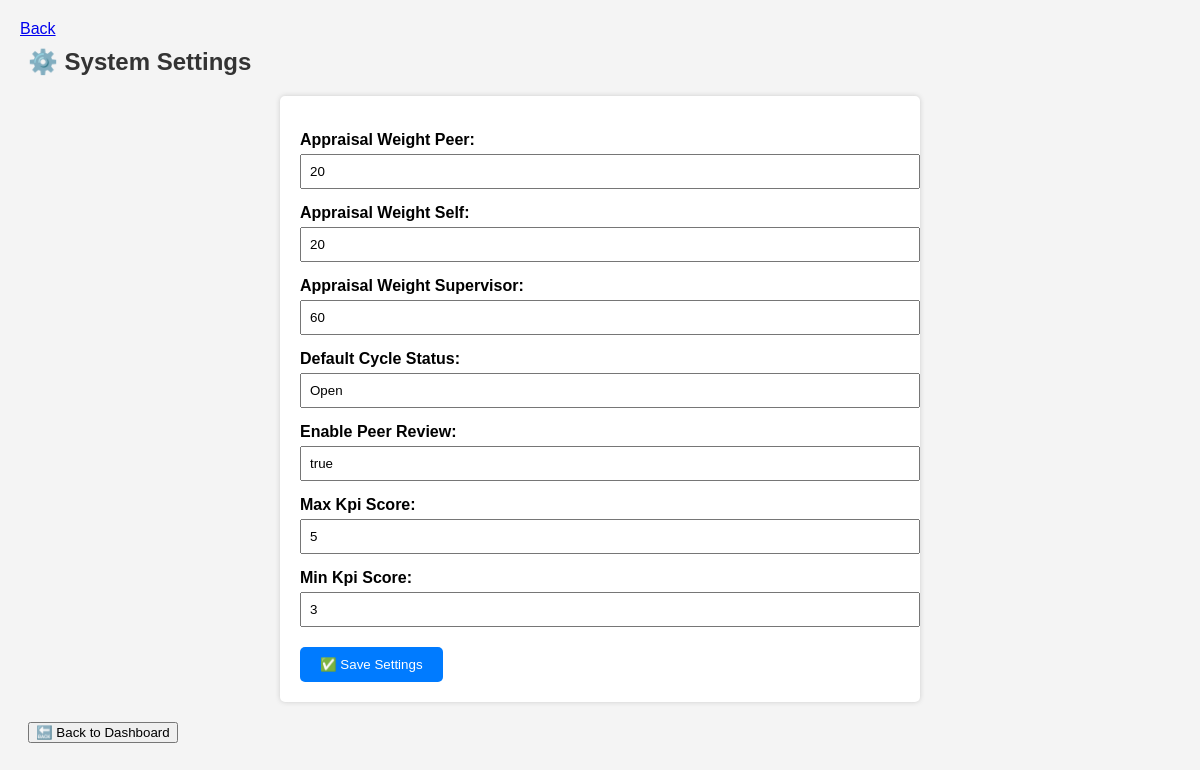
Screenshot of /system_settings.php (signed in) with the database file from the repository.
### tables this page shows
CREATE TABLE `settings` (
  `setting_id` int(11) NOT NULL,
  `setting_key` varchar(100) DEFAULT NULL,
  `setting_value` varchar(255) DEFAULT NULL
);

### system_settings.php (the view, shortened to what this page needs)
<?php
include 'db_connect.php';
$settings = $conn->query("SELECT * FROM settings ORDER BY setting_key ASC");
?>
<!DOCTYPE html>
<html>
<head>
</head>
<body>
<h2>⚙️ System Settings</h2>
<form method="POST" action="system_settings.php">
    <?php while ($row = $settings->fetch_assoc()): ?>
        <label for="<?= $row['setting_key'] ?>">
            <?= ucwords(str_replace('_', ' ', $row['setting_key'])) ?>:
        </label>
        <input type="text" name="<?= $row['setting_key'] ?>" value="<?= htmlspecialchars($row['setting_value']) ?>">
    <?php endwhile; ?>
    <input type="submit" value="✅ Save Settings">
</form>
<a href="dashboard.php"><button style="margin-top:20px;">🔙 Back to Dashboard</button></a>
<div class="back-button">
  <a href="dashboard.php" onclick="return confirm('Return to dashboard?')" class="btn btn-outline-secondary">
    <i class="bi bi-arrow-left-circle"></i> Back
  </a>
</div>
</body>
</html>

### system_settings.php (style rules this page uses)
body { font-family: Arial, sans-serif; padding: 20px; background-color: #f4f4f4; }
h2 { color: #333; }
form { background-color: #fff; padding: 20px; border-radius: 5px; box-shadow: 0 0 5px #ccc; max-width: 600px; margin: auto; }
label { display: block; margin-top: 15px; font-weight: bold; }
input[type="text"], input[type="number"] { width: 100%; padding: 8px; margin-top: 5px; }
input[type="submit"] { margin-top: 20px; padding: 10px 20px; background-color: #007BFF; color: white; border: none; border-radius: 5px; cursor: pointer; }
.back-button { position: absolute; top: 20px; left: 20px; z-index: 1000; }

### rows the page displays
settings: setting_key "Appraisal Weight Peer", setting_value "20"
settings: setting_key "Appraisal Weight Self", setting_value "20"
settings: setting_key "Appraisal Weight Supervisor", setting_value "60"
settings: setting_key "Default Cycle Status", setting_value "Open"
settings: setting_key "Enable Peer Review", setting_value "true"
settings: setting_key "Max Kpi Score", setting_value "5"
settings: setting_key "Min Kpi Score", setting_value "3"
